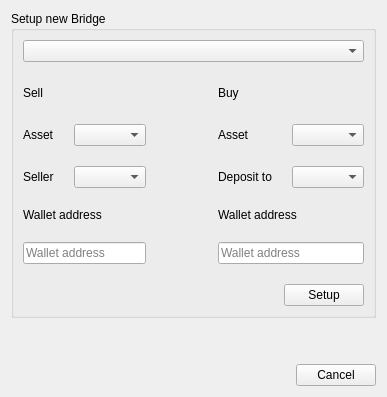
            <widget class="QWidget" name="pageSetup">
             <layout class="QVBoxLayout" name="verticalLayout_5">
              <item>
               <widget class="QGroupBox" name="groupBox_6">
                <property name="sizePolicy">
                 <sizepolicy hsizetype="Expanding" vsizetype="Minimum">
                  <horstretch>0</horstretch>
                  <verstretch>0</verstretch>
                 </sizepolicy>
                </property>
                <property name="minimumSize">
                 <size>
                  <width>0</width>
                  <height>20</height>
                 </size>
                </property>
                <property name="title">
                 <string>Setup new Bridge</string>
                </property>
                <layout class="QGridLayout" name="gridLayout_2">
                 <property name="spacing">
                  <number>20</number>
                 </property>
                 <item row="10" column="4">
                  <widget class="QLabel" name="gatewayBuyAccountLabel">
                   <property name="text">
                    <string>Deposit to</string>
                   </property>
                  </widget>
                 </item>
                 <item row="7" column="0">
                  <widget class="QLabel" name="label_10">
                   <property name="text">
                    <string>Asset</string>
                   </property>
                  </widget>
                 </item>
                 <item row="10" column="5" colspan="2">
                  <widget class="QComboBox" name="gatewayBuyAccount">
                   <property name="minimumSize">
                    <size>
                     <width>0</width>
                     <height>20</height>
                    </size>
                   </property>
                  </widget>
                 </item>
                 <item row="10" column="0">
                  <widget class="QLabel" name="gatewaySellAccountLabel">
                   <property name="text">
                    <string>Seller</string>
                   </property>
                  </widget>
                 </item>
                 <item row="12" column="0" colspan="3">
                  <widget class="QLineEdit" name="gatewaySellAddress">
                   <property name="minimumSize">
                    <size>
                     <width>0</width>
                     <height>20</height>
                    </size>
                   </property>
                   <property name="placeholderText">
                    <string>Wallet address</string>
                   </property>
                  </widget>
                 </item>
                 <item row="11" column="4" colspan="3">
                  <widget class="QLabel" name="gatewayBuyAddressLabel">
                   <property name="text">
                    <string>Wallet address</string>
                   </property>
                  </widget>
                 </item>
                 <item row="12" column="4" colspan="3">
                  <widget class="QLineEdit" name="gatewayBuyAddress">
                   <property name="minimumSize">
                    <size>
                     <width>0</width>
                     <height>20</height>
                    </size>
                   </property>
                   <property name="placeholderText">
                    <string>Wallet address</string>
                   </property>
                  </widget>
                 </item>
                 <item row="11" column="0" colspan="3">
                  <widget class="QLabel" name="gatewaySellAddressLabel">
                   <property name="text">
                    <string>Wallet address</string>
                   </property>
                  </widget>
                 </item>
                 <item row="10" column="1" colspan="2">
                  <widget class="QComboBox" name="gatewaySellAccount">
                   <property name="minimumSize">
                    <size>
                     <width>0</width>
                     <height>20</height>
                    </size>
                   </property>
                  </widget>
                 </item>
                 <item row="13" column="0" rowspan="2" colspan="7">
                  <layout class="QHBoxLayout" name="horizontalLayout_7">
                   <item>
                    <spacer name="horizontalSpacer_3">
                     <property name="orientation">
                      <enum>Qt::Horizontal</enum>
                     </property>
                     <property name="sizeHint" stdset="0">
                      <size>
                       <width>40</width>
                       <height>20</height>
                      </size>
                     </property>
                    </spacer>
                   </item>
                   <item>
                    <widget class="QPushButton" name="tradeButton">
                     <property name="minimumSize">
                      <size>
                       <width>0</width>
                       <height>20</height>
                      </size>
                     </property>
                     <property name="text">
                      <string>Setup</string>
                     </property>
                    </widget>
                   </item>
                  </layout>
                 </item>
                 <item row="7" column="5" colspan="2">
                  <widget class="QComboBox" name="outputCoinType">
                   <property name="minimumSize">
                    <size>
                     <width>0</width>
                     <height>22</height>
                    </size>
                   </property>
                  </widget>
                 </item>
                 <item row="1" column="4">
                  <widget class="QLabel" name="label_23">
                   <property name="text">
                    <string>Buy</string>
                   </property>
                  </widget>
                 </item>
                 <item row="1" column="0">
                  <widget class="QLabel" name="label_22">
                   <property name="text">
                    <string>Sell</string>
                   </property>
                  </widget>
                 </item>
                 <item row="1" column="3">
                  <widget class="QPushButton" name="swapButton">
                   <property name="maximumSize">
                    <size>
                     <width>32</width>
                     <height>16777215</height>
                    </size>
                   </property>
                   <property name="text">
                    <string/>
                   </property>
                   <property name="icon">
                    <iconset resource="res.qrc">
                     <normaloff>:/icons/images/swap.png</normaloff>:/icons/images/swap.png</iconset>
                   </property>
                   <property name="flat">
                    <bool>true</bool>
                   </property>
                  </widget>
                 </item>
                 <item row="7" column="4">
                  <widget class="QLabel" name="label_11">
                   <property name="text">
                    <string>Asset</string>
                   </property>
                  </widget>
                 </item>
                 <item row="0" column="0" colspan="7">
                  <widget class="QComboBox" name="gatewayBox">
                   <property name="minimumSize">
                    <size>
                     <width>0</width>
                     <height>20</height>
                    </size>
                   </property>
                  </widget>
                 </item>
                 <item row="7" column="1" colspan="2">
                  <widget class="QComboBox" name="inputCoinType">
                   <property name="minimumSize">
                    <size>
                     <width>0</width>
                     <height>22</height>
                    </size>
                   </property>
                  </widget>
                 </item>
                </layout>
               </widget>
              </item>
              <item>
               <spacer name="verticalSpacer_3">
                <property name="orientation">
                 <enum>Qt::Vertical</enum>
                </property>
                <property name="sizeHint" stdset="0">
                 <size>
                  <width>20</width>
                  <height>40</height>
                 </size>
                </property>
               </spacer>
              </item>
              <item>
               <layout class="QHBoxLayout" name="horizontalLayout_11">
                <item>
                 <spacer name="horizontalSpacer_5">
                  <property name="orientation">
                   <enum>Qt::Horizontal</enum>
                  </property>
                  <property name="sizeHint" stdset="0">
                   <size>
                    <width>40</width>
                    <height>20</height>
                   </size>
                  </property>
                 </spacer>
                </item>
                <item>
                 <widget class="QPushButton" name="viewBridges">
                  <property name="text">
                   <string>Cancel</string>
                  </property>
                 </widget>
                </item>
               </layout>
              </item>
             </layout>
            </widget>
